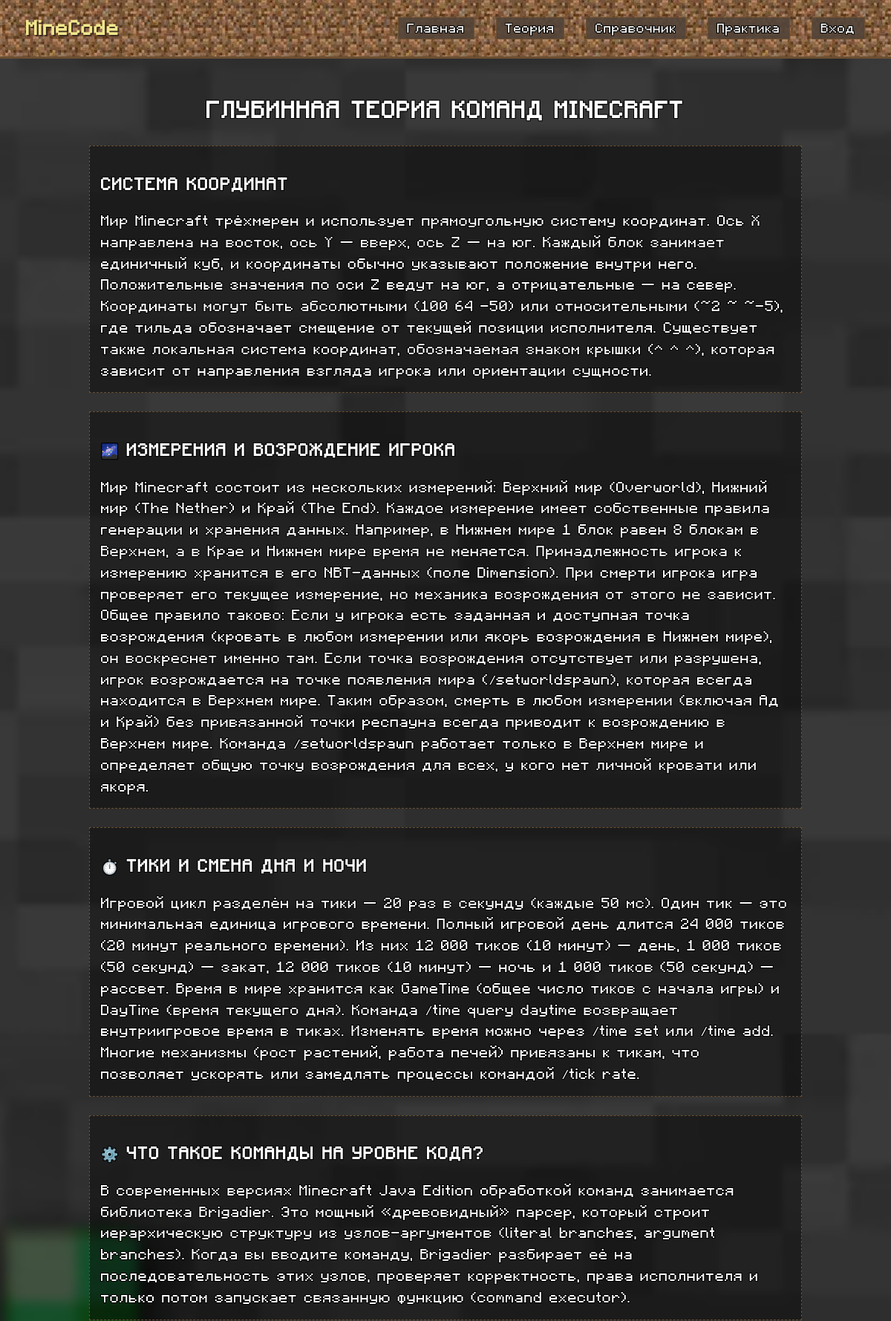
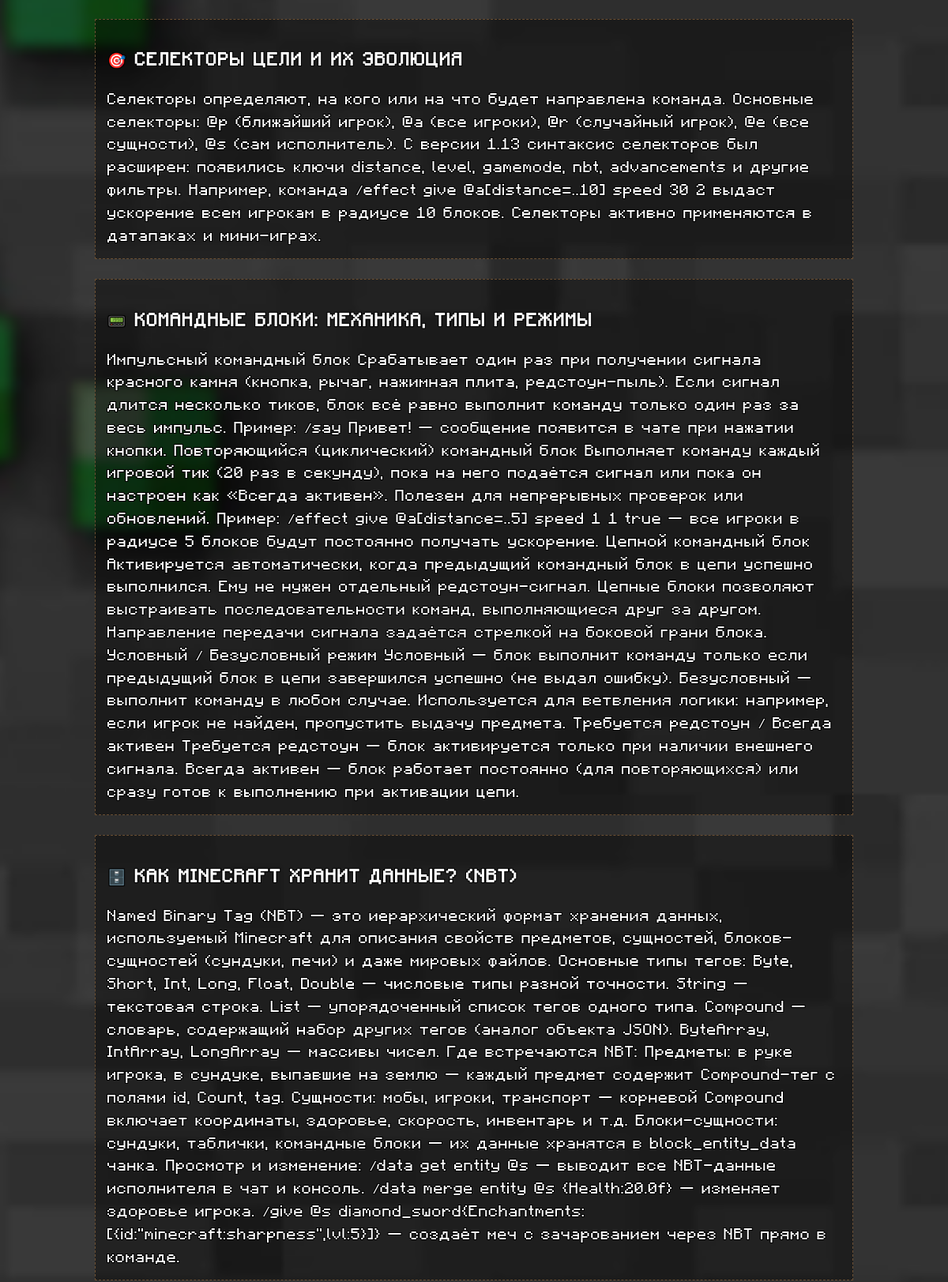
The page /fundamentals (upper part) on the database its author committed (2 pictures, top to bottom).
### app/models.py (models this page shows)
class TheorySection(db.Model):
    id = db.Column(db.Integer, primary_key=True)
    title = db.Column(db.String(200), nullable=False)
    content = db.Column(db.Text, nullable=False)
    order = db.Column(db.Integer, default=0)
    created_at = db.Column(db.DateTime, default=datetime.utcnow)
    updated_at = db.Column(db.DateTime, default=datetime.utcnow, onupdate=datetime.utcnow)

### app/routes.py (the view)
@main.route('/fundamentals')
def fundamentals():
    sections = TheorySection.query.order_by(TheorySection.order).all()
    return render_template('fundamentals.html', title='Теория команд Minecraft', body_class='theory-bg', sections=sections)

### app/templates/fundamentals.html (shortened to what this page needs)
{% extends "base.html" %}
{% block content %}
<div class="container theory-page">
    <h2 class="theory-title">Глубинная теория команд Minecraft</h2>
    {% if sections %}
        {% for section in sections %}
        <section style="background: rgba(0, 0, 0, 0.4); border: 1px dashed #6b4f32; padding: 15px; margin-bottom: 25px;">
            <h3>{{ section.title }}</h3>
            <div>
                {{ section.content | safe }}
            </div>
        </section>
        {% endfor %}
    {% endif %}
</div>
{% endblock %}

### app/static/css/style.css (style rules this page uses)
* { -webkit-font-smoothing: none; -moz-osx-font-smoothing: unset; }
html, body { height: 100%; overflow-x: hidden; }
body { min-height: 100vh; margin: 0; font-family: 'Minecraft', monospace; color: #e0d8b0; line-height: 1.8; letter-spacing: 0.6px; background-color: #1a1a1a; background-image: none; }
h1, h2, h3 { font-family: 'Minecraft', monospace; text-transform: uppercase; letter-spacing: 1px; }
.container { max-width: 960px; margin: 0 auto; padding: 25px; position: relative; z-index: 2; }
body.theory-bg { background-image: url('../images/basic_bg.png'); background-size: cover; background-repeat: no-repeat; background-attachment: fixed; background-position: center center; background-color: #1a1a1a; }
.theory-page { font-family: 'Minecraft', monospace; color: #ffffff; text-shadow: 1px 1px 0 #000, -1px -1px 0 #000, 1px -1px 0 #000, -1px 1px 0 #000; }
.theory-title { text-align: center; font-size: 1.6em; margin-bottom: 25px; }

### rows shown on the page
TheorySection: title "СИСТЕМА КООРДИНАТ", content "Мир Minecraft трёхмерен и использует прямоугольную систему координат. Ось X направлена на восток, ось Y — вверх, ось Z — на юг. Каждый блок занимает единичный куб, и координаты обычно указывают положение внутри него. Положительные значения по оси Z ведут на юг, а отрицательные — на север. Координаты могут быть абсолютными (100 64 -50) или относительными (~2 ~ ~-5), где тильда обозначает смещение от текущей позиции исполнителя. Существует также локальная система координат, обозначаемая знаком крышки (^ ^ ^), которая зависит от направления взгляда игрока или ориентации сущности."
TheorySection: title "🌌 ИЗМЕРЕНИЯ И ВОЗРОЖДЕНИЕ ИГРОКА", content "Мир Minecraft состоит из нескольких измерений: Верхний мир (Overworld), Нижний мир (The Nether) и Край (The End). Каждое измерение имеет собственные правила генерации и хранения данных. Например, в Нижнем мире 1 блок равен 8 блокам в Верхнем, а в Крае и Нижнем мире время не меняется. Принадлежность игрока к измерению хранится в его NBT-данных (поле Dimension). При смерти игрока игра проверяет его текущее измерение, но механика возрождения от этого не зависит. Общее правило таково: Если у игрока есть заданная и доступная точка возрождения (кровать в любом измерении или якорь возрождения в Нижнем мире), он воскреснет именно там. Если точка возрождения отсутствует или разрушена, игрок…"
TheorySection: title "⏱️ ТИКИ И СМЕНА ДНЯ И НОЧИ", content "Игровой цикл разделён на тики — 20 раз в секунду (каждые 50 мс). Один тик — это минимальная единица игрового времени. Полный игровой день длится 24 000 тиков (20 минут реального времени). Из них 12 000 тиков (10 минут) — день, 1 000 тиков (50 секунд) — закат, 12 000 тиков (10 минут) — ночь и 1 000 тиков (50 секунд) — рассвет. Время в мире хранится как GameTime (общее число тиков с начала игры) и DayTime (время текущего дня). Команда /time query daytime возвращает внутриигровое время в тиках. Изменять время можно через /time set или /time add. Многие механизмы (рост растений, работа печей) привязаны к тикам, что позволяет ускорять или замедлять процессы командой /tick rate."
TheorySection: title "⚙️ ЧТО ТАКОЕ КОМАНДЫ НА УРОВНЕ КОДА?", content "В современных версиях Minecraft Java Edition обработкой команд занимается библиотека Brigadier. Это мощный «древовидный» парсер, который строит иерархическую структуру из узлов-аргументов (literal branches, argument branches). Когда вы вводите команду, Brigadier разбирает её на последовательность этих узлов, проверяет корректность, права исполнителя и только потом запускает связанную функцию (command executor)."
TheorySection: title "🎯 СЕЛЕКТОРЫ ЦЕЛИ И ИХ ЭВОЛЮЦИЯ", content "Селекторы определяют, на кого или на что будет направлена команда. Основные селекторы: @p (ближайший игрок), @a (все игроки), @r (случайный игрок), @e (все сущности), @s (сам исполнитель). С версии 1.13 синтаксис селекторов был расширен: появились ключи distance, level, gamemode, nbt, advancements и другие фильтры. Например, команда /effect give @a[distance=..10] speed 30 2 выдаст ускорение всем игрокам в радиусе 10 блоков. Селекторы активно применяются в датапаках и мини-играх."
TheorySection: title "📟 КОМАНДНЫЕ БЛОКИ: МЕХАНИКА, ТИПЫ И РЕЖИМЫ", content "Импульсный командный блок Срабатывает один раз при получении сигнала красного камня (кнопка, рычаг, нажимная плита, редстоун-пыль). Если сигнал длится несколько тиков, блок всё равно выполнит команду только один раз за весь импульс. Пример: /say Привет! — сообщение появится в чате при нажатии кнопки. Повторяющийся (циклический) командный блок Выполняет команду каждый игровой тик (20 раз в секунду), пока на него подаётся сигнал или пока он настроен как «Всегда активен». Полезен для непрерывных проверок или обновлений. Пример: /effect give @a[distance=..5] speed 1 1 true — все игроки в радиусе 5 блоков будут постоянно получать ускорение. Цепной командный блок Активируется автоматически, когда…"
TheorySection: title "🗄️ КАК MINECRAFT ХРАНИТ ДАННЫЕ? (NBT)", content "Named Binary Tag (NBT) — это иерархический формат хранения данных, используемый Minecraft для описания свойств предметов, сущностей, блоков-сущностей (сундуки, печи) и даже мировых файлов. Основные типы тегов: Byte, Short, Int, Long, Float, Double — числовые типы разной точности. String — текстовая строка. List — упорядоченный список тегов одного типа. Compound — словарь, содержащий набор других тегов (аналог объекта JSON). ByteArray, IntArray, LongArray — массивы чисел. Где встречаются NBT: Предметы: в руке игрока, в сундуке, выпавшие на землю — каждый предмет содержит Compound-тег с полями id, Count, tag. Сущности: мобы, игроки, транспорт — корневой Compound включает координаты, здоровье,…"
